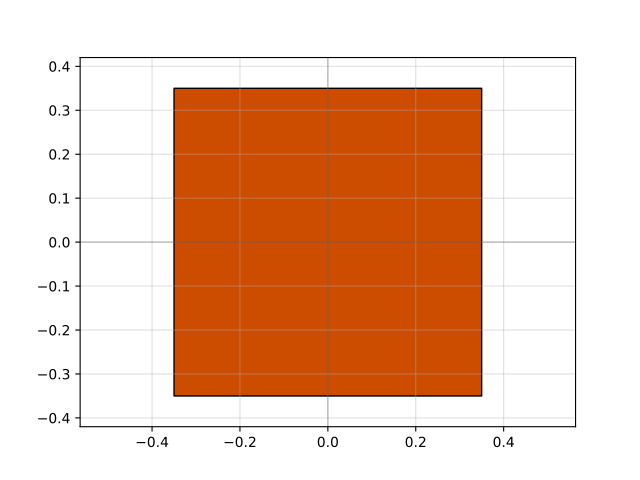

Generate this figure with Python:
import gdsfactory as gf

c = gf.components.viac(size=[0.7, 0.7], spacing=[2.0, 2.0], enclosure=1.0, layer='VIAC', bbox_offset=0)
c.plot()
